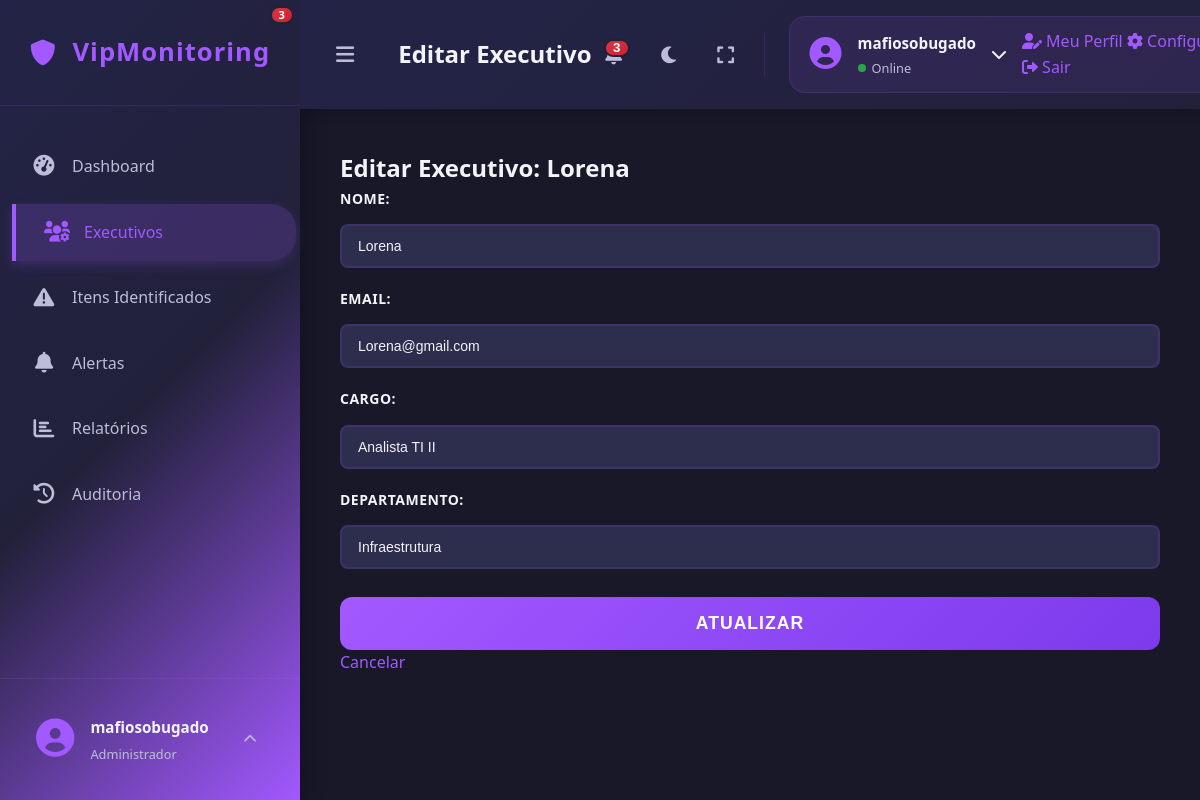
The page /edit_executive/3 (signed in) on the database its author committed.
### tables this page shows
CREATE TABLE users (
            id INTEGER PRIMARY KEY AUTOINCREMENT,
            username TEXT NOT NULL UNIQUE,
            email TEXT NOT NULL UNIQUE,
            password TEXT NOT NULL
        );

CREATE TABLE executives (
            id INTEGER PRIMARY KEY AUTOINCREMENT,
            name TEXT NOT NULL,
            email TEXT NOT NULL UNIQUE,
            role TEXT,
            department TEXT,
            risk_score REAL DEFAULT 0.0,
            risk_level TEXT DEFAULT 'NENHUM'
        );

### app.py (the view, shortened to what this page needs)
@app.route('/edit_executive/<int:executive_id>', methods=['GET', 'POST'])
@login_required
def edit_executive(executive_id):
    executive = database.get_executive_by_id(executive_id)
    if not executive:
        flash('Executivo não encontrado.', 'danger')
        return redirect(url_for('executives'))
    return render_template('add_edit_executive.html', executive=executive, active_page='executives')

### app.py (called while the page is built)
@login_manager.user_loader
def load_user(user_id):
    try:
        return database.User.get(user_id)
    except Exception as e:
        print(f"Erro ao carregar usuário {user_id}: {e}")
        return None

### database.py (called while the page is built)
def get_db_connection():
    conn = sqlite3.connect(DATABASE)
    conn.row_factory = sqlite3.Row # Isso permite acessar colunas por nome
    return conn

def get_executive_by_id(executive_id):
    conn = get_db_connection()
    executive = conn.execute('SELECT * FROM executives WHERE id = ?', (executive_id,)).fetchone()
    conn.close()
    return executive

    @staticmethod
    def get(user_id):
        conn = get_db_connection()
        user_data = conn.execute('SELECT * FROM users WHERE id = ?', (user_id,)).fetchone()
        conn.close()
        if user_data:
            return User(user_data['id'], user_data['username'], user_data['email'], user_data['password'])
        return None

### templates/add_edit_executive.html (shortened to what this page needs)
{% extends "base.html" %}
{% block page_title %}{% if executive %}Editar Executivo{% else %}Novo Executivo{% endif %}{% endblock %}
{% block content %}
    <div class="form-card">
        <h2>{% if executive %}Editar Executivo: {{ executive.name }}{% else %}Novo Executivo{% endif %}</h2>
        <form method="POST" action="{% if executive %}{{ url_for('edit_executive', executive_id=executive.id) }}{% else %}{{ url_for('add_executive') }}{% endif %}">
            <div class="form-group">
                <label for="name">Nome:</label>
                <input type="text" id="name" name="name" value="{{ executive.name if executive else '' }}" required>
            </div>
            <div class="form-group">
                <label for="email">Email:</label>
                <input type="email" id="email" name="email" value="{{ executive.email if executive else '' }}" required>
            </div>
            <div class="form-group">
                <label for="role">Cargo:</label>
                <input type="text" id="role" name="role" value="{{ executive.role if executive else '' }}">
            </div>
            <div class="form-group">
                <label for="department">Departamento:</label>
                <input type="text" id="department" name="department" value="{{ executive.department if executive else '' }}">
            </div>
            <button type="submit" class="btn-primary">{% if executive %}Atualizar{% else %}Adicionar Executivo{% endif %}</button>
            <a href="{{ url_for('executives') }}" class="btn-secondary">Cancelar</a>
        </form>
    </div>
{% endblock %}

### templates/base.html (shortened to what this page needs)
<!DOCTYPE html>
<html lang="pt-BR">
<head>
    <link rel="stylesheet" href="{{ url_for('static', filename='css/style.css') }}">
    <link rel="stylesheet" href="https://cdnjs.cloudflare.com/ajax/libs/font-awesome/6.0.0/css/all.min.css">
</head>
<body>
    <div class="app-container">
        <div class="sidebar">
            <div class="sidebar-header">
                <div class="app-logo">
                    <i class="fas fa-shield-alt"></i>
                    <span>VipMonitoring</span>
                </div>
            </div>
            <nav class="sidebar-nav">
                <ul>
                    <li class="nav-item {{ 'active' if active_page == 'dashboard' else '' }}">
                        <a href="{{ url_for('dashboard') }}">
                            <i class="fas fa-tachometer-alt"></i>
                            <span class="nav-text">Dashboard</span>
                        </a>
                    </li>
                    <li class="nav-item {{ 'active' if active_page == 'executives' else '' }}">
                        <a href="{{ url_for('executives') }}">
                            <i class="fas fa-users-cog"></i>
                            <span class="nav-text">Executivos</span>
                        </a>
                    </li>
                    <li class="nav-item {{ 'active' if active_page == 'items' else '' }}">
                        <a href="{{ url_for('items') }}">
                            <i class="fas fa-exclamation-triangle"></i>
                            <span class="nav-text">Itens Identificados</span>
                        </a>
                    </li>
                    <li class="nav-item {{ 'active' if active_page == 'alerts' else '' }}">
                        <a href="{{ url_for('alerts') }}">
                            <i class="fas fa-bell"></i>
                            <span class="nav-text">Alertas</span>
                            <span class="notification-badge" id="alertsBadge" style="display: none;"></span>
                        </a>
                    </li>
                    <li class="nav-item {{ 'active' if active_page == 'reports' else '' }}">
                        <a href="{{ url_for('reports') }}">
                            <i class="fas fa-chart-bar"></i>
                            <span class="nav-text">Relatórios</span>
                        </a>
                    </li>
                    <li class="nav-item {{ 'active' if active_page == 'audit' else '' }}">
                        <a href="{{ url_for('audit') }}">
                            <i class="fas fa-history"></i>
                            <span class="nav-text">Auditoria</span>
                        </a>
                    </li>
                </ul>
            </nav>
            <div class="sidebar-footer">
                <div class="user-profile">
                    <div class="user-avatar">
                        <i class="fas fa-user-circle"></i>
                    </div>
                    <div class="user-info">
                        <span class="user-name">{{ current_user.username if current_user.is_authenticated else 'Usuário' }}</span>
                        <span class="user-role">Administrador</span>
                    </div>
                    <div class="user-menu">
                        <button class="user-menu-toggle" onclick="toggleUserMenu()">
                            <i class="fas fa-chevron-up"></i>
                        </button>
                    </div>
                </div>
            </div>
        </div>
        <div class="main-content">
            <nav class="navbar">
                <div class="navbar-left">
                    <button class="sidebar-toggle" onclick="toggleSidebar()">
                        <i class="fas fa-bars"></i>
                    </button>
                    <div class="page-title">
                        <h3>{% block page_title %}{% endblock %}</h3>
                    </div>
                </div>
                <div class="navbar-right">
                    <div class="navbar-actions">
                        <div style="position: relative;">
                            <button class="action-btn" id="alertBtn" title="Alertas Recentes" onclick="toggleAlertsDropdown()">
                                <i class="fas fa-bell"></i>
                                <span class="notification-badge" id="alertsCount" style="display: none;">0</span>
                            </button>
                        </div>
                        <button class="action-btn" title="Modo escuro" onclick="toggleDarkMode()">
                            <i class="fas fa-moon"></i>
                        </button>
                        <button class="action-btn" title="Tela cheia" onclick="toggleFullscreen()">
                            <i class="fas fa-expand"></i>
                        </button>
                    </div>
                    <div class="user-info-navbar" onclick="toggleNavUserMenu()">
                        <div class="user-avatar-small">
                            <i class="fas fa-user-circle"></i>
                        </div>
                        <div class="user-details">
                            <span class="user-name">{{ current_user.username if current_user.is_authenticated else 'Usuário' }}</span>
                            <span class="user-status online">Online</span>
                        </div>
                        <div class="user-chevron">
                            <i class="fas fa-chevron-down" id="navUserChevron"></i>
                        </div>
                        <div class="user-nav-dropdown" id="userNavDropdown">
                            <a href="#" class="nav-menu-item">
                                <i class="fas fa-user-edit"></i>
                                <span>Meu Perfil</span>
                            </a>
                            <a href="#" class="nav-menu-item">
                                <i class="fas fa-cog"></i>
                                <span>Configurações</span>
                            </a>
                            <a href="{{ url_for('logout') }}" class="nav-menu-item logout">
                                <i class="fas fa-sign-out-alt"></i>
                                <span>Sair</span>
                            </a>
                        </div>
                    </div>
                </div>
            </nav>
            <div class="content-area"
                 style="margin-left: 0; transition: margin-left 0.3s ease;"
                 data-sidebar-state="closed">
                {% block content %}{% endblock %}
            </div>
        </div>
    </div>
</body>
</html>

### rows shown on the page
users: username "mafiosobugado"
executives: name "Lorena", email "Lorena@gmail.com", role "Analista TI II", department "Infraestrutura"
